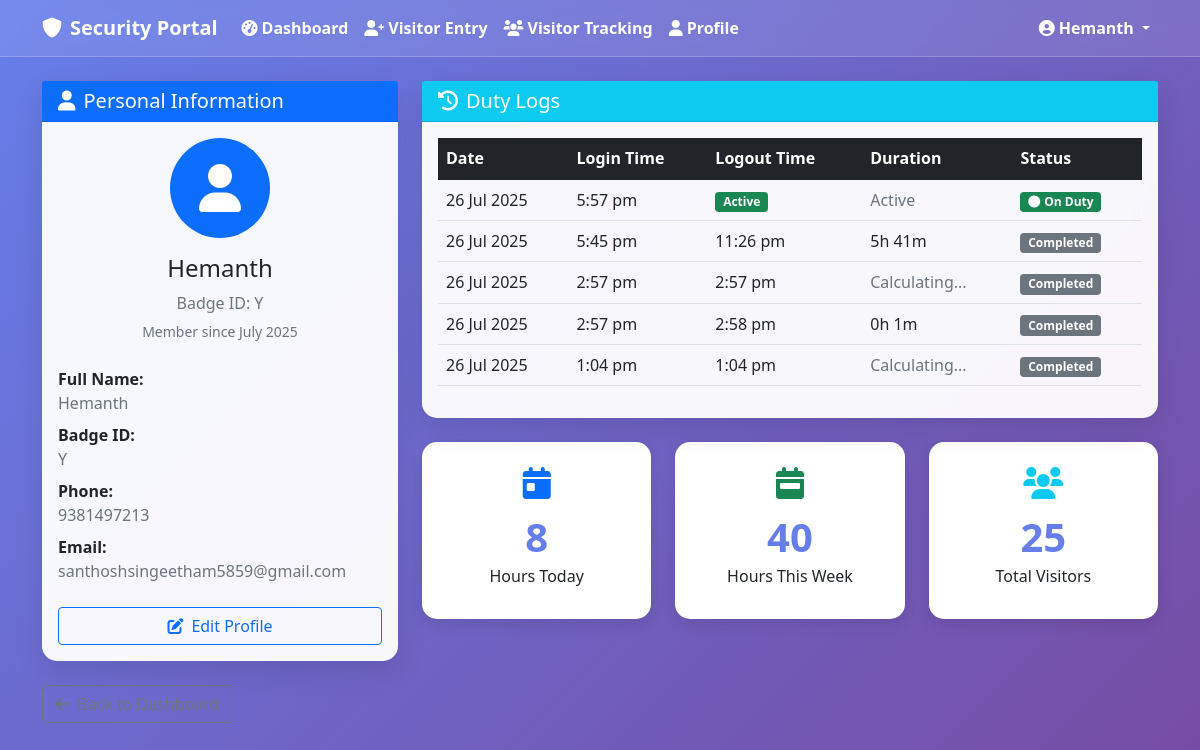
The page /profile (signed in) on the database its author committed.
### tables this page shows
CREATE TABLE guards (
            id INTEGER PRIMARY KEY AUTOINCREMENT,
            full_name TEXT NOT NULL,
            badge_id TEXT UNIQUE NOT NULL,
            password_hash TEXT NOT NULL,
            phone TEXT,
            email TEXT,
            created_at TIMESTAMP DEFAULT CURRENT_TIMESTAMP
        );

CREATE TABLE duty_logs (
            id INTEGER PRIMARY KEY AUTOINCREMENT,
            guard_id INTEGER NOT NULL,
            login_time TIMESTAMP DEFAULT CURRENT_TIMESTAMP,
            logout_time TIMESTAMP,
            duration_minutes INTEGER,
            FOREIGN KEY (guard_id) REFERENCES guards (id)
        );

### app.py (the view)
@app.route('/profile')
def profile():
    if 'guard_id' not in session:
        return redirect(url_for('login'))
    conn = get_db_connection()
    guard = conn.execute(
        'SELECT * FROM guards WHERE id = ?', (session['guard_id'],)
    ).fetchone()
    duty_logs = conn.execute('''
        SELECT login_time, logout_time, duration_minutes
        FROM duty_logs
        WHERE guard_id = ?
        ORDER BY login_time DESC
        LIMIT 10
    ''', (session['guard_id'],)).fetchall()
    conn.close()
    return render_template('profile.html', guard=guard, duty_logs=duty_logs)

### app.py (called while the page is built)
def get_db_connection():
    conn = sqlite3.connect('security_portal.db')
    conn.row_factory = sqlite3.Row
    return conn

### templates/profile.html (shortened to what this page needs)
{% extends "base.html" %}
{% block content %}
<div class="row">
    <div class="col-lg-4">
        <div class="card">
            <div class="card-header bg-primary text-white">
                <h5 class="mb-0">
                    <i class="fas fa-user me-2"></i>Personal Information
                </h5>
            </div>
            <div class="card-body text-center">
                <div class="mb-4">
                    <div class="bg-primary rounded-circle d-flex align-items-center justify-content-center mx-auto mb-3"
                         style="width: 100px; height: 100px;">
                        <i class="fas fa-user fa-3x text-white"></i>
                    </div>
                    <h4>{{ guard.full_name }}</h4>
                    <p class="text-muted mb-1">Badge ID: {{ guard.badge_id }}</p>
                    <small class="text-muted member-since" data-time="{{ guard.created_at }}">Member since {{ guard.created_at }}</small>
                </div>
                <div class="row text-start">
                    <div class="col-12 mb-2">
                        <strong>Full Name:</strong><br>
                        <span class="text-muted">{{ guard.full_name }}</span>
                    </div>
                    <div class="col-12 mb-2">
                        <strong>Badge ID:</strong><br>
                        <span class="text-muted">{{ guard.badge_id }}</span>
                    </div>
                    {% if guard.phone %}
                    <div class="col-12 mb-2">
                        <strong>Phone:</strong><br>
                        <span class="text-muted">{{ guard.phone }}</span>
                    </div>
                    {% endif %}
                    {% if guard.email %}
                    <div class="col-12 mb-2">
                        <strong>Email:</strong><br>
                        <span class="text-muted">{{ guard.email }}</span>
                    </div>
                    {% endif %}
                </div>
                <button class="btn btn-outline-primary w-100 mt-3" data-bs-toggle="modal" data-bs-target="#editProfileModal">
                    <i class="fas fa-edit me-2"></i>Edit Profile
                </button>
            </div>
        </div>
    </div>
    <div class="col-lg-8">
        <div class="card">
            <div class="card-header bg-info text-white">
                <h5 class="mb-0">
                    <i class="fas fa-history me-2"></i>Duty Logs
                </h5>
            </div>
            <div class="card-body">
                {% if duty_logs %}
                <div class="table-responsive">
                    <table class="table table-hover">
                        <thead class="table-dark">
                            <tr>
                                <th>Date</th>
                                <th>Login Time</th>
                                <th>Logout Time</th>
                                <th>Duration</th>
                                <th>Status</th>
                            </tr>
                        </thead>
                        <tbody>
                            {% for log in duty_logs %}
                            <tr>
                                <td class="duty-date" data-time="{{ log.login_time }}">{{ log.login_time }}</td>
                                <td class="duty-login" data-time="{{ log.login_time }}">{{ log.login_time }}</td>
                                <td>
                                    {% if log.logout_time %}
                                        <span class="duty-logout" data-time="{{ log.logout_time }}">{{ log.logout_time }}</span>
                                    {% else %}
                                        <span class="badge bg-success">Active</span>
                                    {% endif %}
                                </td>
                                <td>
                                    {% if log.duration_minutes %}
                                        {{ (log.duration_minutes // 60) }}h {{ (log.duration_minutes % 60) }}m
                                    {% else %}
                                        <span class="text-muted" id="activeDuration">Calculating...</span>
                                    {% endif %}
                                </td>
                                <td>
                                    {% if log.logout_time %}
                                        <span class="badge bg-secondary">Completed</span>
                                    {% else %}
                                        <span class="badge bg-success">
                                            <i class="fas fa-circle me-1" style="animation: pulse 2s infinite;"></i>On Duty
                                        </span>
                                    {% endif %}
                                </td>
                            </tr>
                            {% endfor %}
                        </tbody>
                    </table>
                </div>
                {% else %}
                <div class="text-center py-4">
                    <i class="fas fa-clock fa-3x text-muted mb-3"></i>
                    <h5 class="text-muted">No duty logs found</h5>
                    <p class="text-muted">Your duty logs will appear here after you start working</p>
                </div>
                {% endif %}
            </div>
        </div>
        <div class="row mt-4">
            <div class="col-md-4">
                <div class="stats-card">
                    <i class="fas fa-calendar-day fa-2x text-primary mb-2"></i>
                    <div class="stats-number" id="todayHours">0</div>
                    <h6>Hours Today</h6>
                </div>
            </div>
            <div class="col-md-4">
                <div class="stats-card">
                    <i class="fas fa-calendar-week fa-2x text-success mb-2"></i>
                    <div class="stats-number" id="weekHours">0</div>
                    <h6>Hours This Week</h6>
                </div>
            </div>
            <div class="col-md-4">
                <div class="stats-card">
                    <i class="fas fa-users fa-2x text-info mb-2"></i>
                    <div class="stats-number" id="totalVisitors">0</div>
                    <h6>Total Visitors</h6>
                </div>
            </div>
        </div>
    </div>
</div>
<div class="row mt-4">
    <div class="col-12">
        <a href="{{ url_for('dashboard') }}" class="btn btn-outline-secondary">
            <i class="fas fa-arrow-left me-2"></i>Back to Dashboard
        </a>
    </div>
</div>
{% endblock %}

### templates/base.html (shortened to what this page needs)
<!DOCTYPE html>
<html lang="en">
<head>
    <link href="https://cdn.jsdelivr.net/npm/bootstrap@5.1.3/dist/css/bootstrap.min.css" rel="stylesheet">
    <link href="https://cdnjs.cloudflare.com/ajax/libs/font-awesome/6.0.0/css/all.min.css" rel="stylesheet">
</head>
<body>
    {% if session.guard_id %}
    <nav class="navbar navbar-expand-lg navbar-dark">
        <div class="container">
            <a class="navbar-brand" href="{{ url_for('dashboard') }}">
                <i class="fas fa-shield-alt me-2"></i>Security Portal
            </a>
            <div class="collapse navbar-collapse" id="navbarNav">
                <ul class="navbar-nav me-auto">
                    <li class="nav-item">
                        <a class="nav-link" href="{{ url_for('dashboard') }}">
                            <i class="fas fa-tachometer-alt me-1"></i>Dashboard
                        </a>
                    </li>
                    <li class="nav-item">
                        <a class="nav-link" href="{{ url_for('visitor_entry') }}">
                            <i class="fas fa-user-plus me-1"></i>Visitor Entry
                        </a>
                    </li>
                    <li class="nav-item">
                        <a class="nav-link" href="{{ url_for('visitor_tracking') }}">
                            <i class="fas fa-users me-1"></i>Visitor Tracking
                        </a>
                    </li>
                    <li class="nav-item">
                        <a class="nav-link" href="{{ url_for('profile') }}">
                            <i class="fas fa-user me-1"></i>Profile
                        </a>
                    </li>
                </ul>
                <ul class="navbar-nav">
                    <li class="nav-item dropdown">
                        <a class="nav-link dropdown-toggle" href="#" id="navbarDropdown" role="button" data-bs-toggle="dropdown">
                            <i class="fas fa-user-circle me-1"></i>{{ session.guard_name }}
                        </a>
                    </li>
                </ul>
            </div>
        </div>
    </nav>
    {% endif %}
    <div class="container mt-4">
        {% block content %}{% endblock %}
    </div>
</body>
</html>

### templates/base.html (style rules this page uses)
body { background: linear-gradient(135deg, #667eea 0%, #764ba2 100%); min-height: 100vh; font-family: 'Segoe UI', Tahoma, Geneva, Verdana, sans-serif; }
.card { border: none; border-radius: 15px; box-shadow: 0 10px 30px rgba(0,0,0,0.1); backdrop-filter: blur(10px); background: rgba(255,255,255,0.95); }
.navbar { background: rgba(255,255,255,0.1) !important; backdrop-filter: blur(10px); border-bottom: 1px solid rgba(255,255,255,0.2); }
.navbar-brand, .nav-link { color: white !important; font-weight: 600; }
.stats-card { background: white; border-radius: 15px; padding: 25px; text-align: center; box-shadow: 0 5px 15px rgba(0,0,0,0.1); margin-bottom: 20px; }
.stats-number { font-size: 2.5rem; font-weight: bold; color: #667eea; }

### rows shown on the page
guards: guard_name "Hemanth", full_name "Hemanth", badge_id "Y", phone "9381497213", email "santhoshsingeetham5859@gmail.com"
duty_logs: shows "Active", shows "On Duty"
duty_logs: duration_minutes "5", (log.duration_minutes%60) "41", shows "Completed"
duty_logs: duration_minutes "Calculating...", shows "Completed"
duty_logs: duration_minutes "0", (log.duration_minutes%60) "1", shows "Completed"
duty_logs: duration_minutes "Calculating...", shows "Completed"
